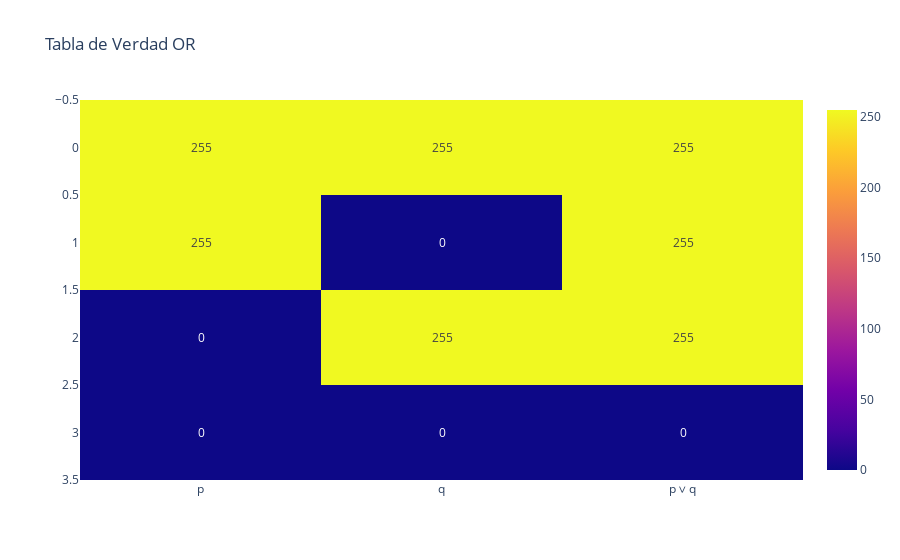

Notebook code for this chart:
### Markdown cell above
**Tarea 1:** Usa `plotly.express` para hacer un heatmap interactivo de tablas de verdad.  
**Código:**

### Code cell
import plotly.express as px

fig = px.imshow(df, text_auto=True, title="Tabla de Verdad OR")
fig.show()

### Figure 1 — Plotly figure (JSON) as saved in the notebook; plotly's stock layout.template omitted (floating-point values rounded to 4 significant figures)
{"data": [{"coloraxis": "coloraxis", "hovertemplate": "x: %{x}<br>y: %{y}<br>color: %{z}<extra></extra>", "name": "0", "texttemplate": "%{z}", "type": "heatmap", "x": ["p", "q", "p ∨ q"], "xaxis": "x", "y": [0, 1, 2, 3], "yaxis": "y", "z": [[255, 255, 255], [255, 0, 255], [0, 255, 255], [0, 0, 0]]}], "layout": {"coloraxis": {"colorscale": [[0, "#0d0887"], [0.1111, "#46039f"], [0.2222, "#7201a8"], [0.3333, "#9c179e"], [0.4444, "#bd3786"], [0.5556, "#d8576b"], [0.6667, "#ed7953"], [0.7778, "#fb9f3a"], [0.8889, "#fdca26"], [1, "#f0f921"]]}, "title": {"text": "Tabla de Verdad OR"}, "xaxis": {"anchor": "y", "constrain": "domain", "domain": [0, 1], "scaleanchor": "y"}, "yaxis": {"anchor": "x", "autorange": "reversed", "constrain": "domain", "domain": [0, 1]}}}
